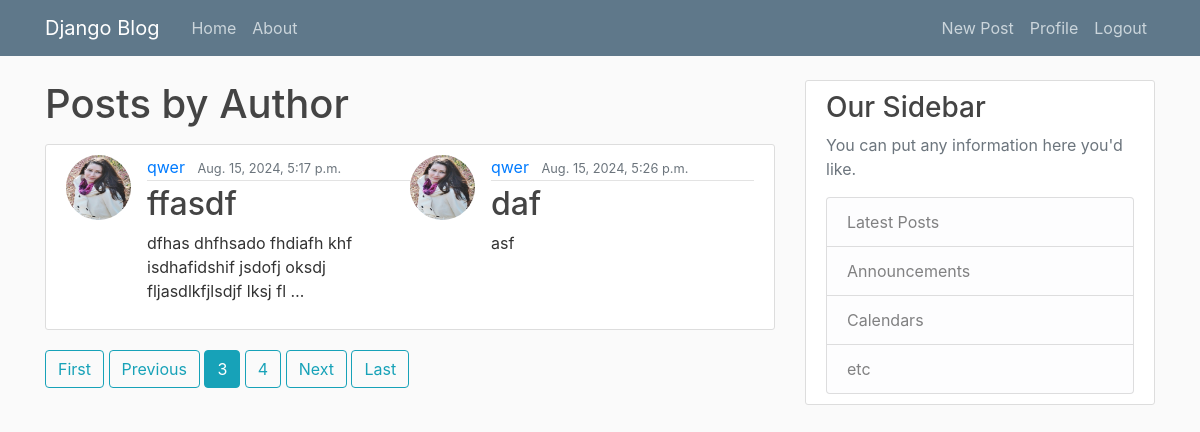
Screenshot of /profile/ (signed in) with the database file from the repository.
### apps/post/models.py (models this page shows)
class Post(Model):
    title = CharField(max_length=100)
    content = TextField()
    created_at = DateTimeField(auto_now_add=True)
    updated_at = DateTimeField(auto_now=True)
    owner = ForeignKey(User, on_delete=CASCADE)

### apps/user/models.py (models this page shows)
class User(AbstractUser):
    avatar = ImageField(upload_to='users/avatars/')
    register_date = DateTimeField(auto_now_add=True)
    bio = CharField(max_length=256, null=True, blank=True)

### apps/user/views.py (the view)
# urls.py: path('profile/', ProfileView.as_view(), name='profile'),
class ProfileView(LoginRequiredMixin, View):
    def get(self, request):
        posts = Post.objects.filter(owner=request.user)
        context = {'posts': posts}
        return render(request, 'user/user_posts.html', context=context)

### templates/user/user_posts.html (shortened to what this page needs)
{% load static %}
{% include 'base.html' %}
{% block content %}
    <main role="main" class="container">
        <div class="row">
            <div class="col-md-8">
                <h1 class="mb-3">Posts by Author</h1>
                <article class="media content-section">
                    {% if posts %}
                        {% for post in posts %}
                            <img class="rounded-circle article-img" src="{{ post.owner.avatar.url }}"
                                 alt="Profile Image">
                            <div class="media-body">
                                <div class="article-metadata">
                                    <a class="mr-2" href="{% url 'user:profile' %}">{{ post.owner.username }}</a>
                                    <small class="text-muted">{{ post.created_at }}</small>
                                </div>
                                <h2><a class="article-title"
                                       href="{% url 'post:post_detail' post.id %}">{{ post.title }}</a></h2>
                                <p class="article-content">{{ post.content|truncatewords:10 }}</p>
                            </div>
                        {% endfor %}
                    {% endif %}
                </article>
                <a class="btn btn-outline-info mb-4" href="?page=1">First</a>
                <a class="btn btn-outline-info mb-4" href="?page=2">Previous</a>
                <a class="btn btn-info mb-4" href="?page=3">3</a>
                <a class="btn btn-outline-info mb-4" href="?page=4">4</a>
                <a class="btn btn-outline-info mb-4" href="?page=5">Next</a>
                <a class="btn btn-outline-info mb-4" href="?page=10">Last</a>
            </div>
            <div class="col-md-4">
                <div class="content-section">
                    <h3>Our Sidebar</h3>
                    <p class='text-muted'>You can put any information here you'd like.</p>
                    <ul class="list-group">
                        <li class="list-group-item list-group-item-light">Latest Posts</li>
                        <li class="list-group-item list-group-item-light">Announcements</li>
                        <li class="list-group-item list-group-item-light">Calendars</li>
                        <li class="list-group-item list-group-item-light">etc</li>
                    </ul>
                </div>
            </div>
        </div>
    </main>
{% endblock %}

### static/main.css (style rules this page uses)
body { background: #fafafa; color: #333333; margin-top: 5rem; }
h1, h2, h3, h4, h5, h6 { color: #444444; }
ul { margin: 0; }
.content-section { background: #ffffff; padding: 10px 20px; border: 1px solid #dddddd; border-radius: 3px; margin-bottom: 20px; }
.article-title { color: #444444; }
.article-content { white-space: pre-line; }
.article-img { height: 65px; width: 65px; margin-right: 16px; }
.article-metadata { padding-bottom: 1px; margin-bottom: 4px; border-bottom: 1px solid #e3e3e3 }

### rows the page displays
Post: owner.avatar (picture), owner.username "qwer", created_at "Aug. 15, 2024, 5:17 p.m.", title "ffasdf", content "dfhas dhfhsado fhdiafh khf isdhafidshif jsdofj oksdj fljasdlkfjlsdjf lksj fl …"
Post: owner.avatar (picture), owner.username "qwer", created_at "Aug. 15, 2024, 5:26 p.m.", title "daf", content "asf"
